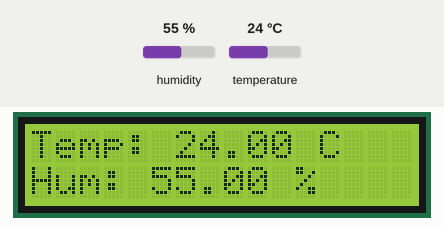
The sketch below on a simulated Arduino Uno, built with avr-gcc and run on an emulated ATmega328P. Parts: 16×2 character LCD. The inputs (shaded band) are chosen by the test bench; at power-on: humidity 55 %, temperature 24 °C. What the sketch prints to the serial monitor is not drawn.

Above: at 1.2 s.
1.3 s: humidity set to 22 %
At 3.6 s:
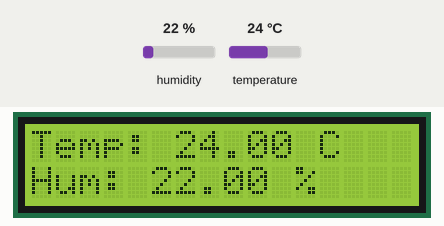
4.0 s: temperature set to 12 °C
At 4.5 s:
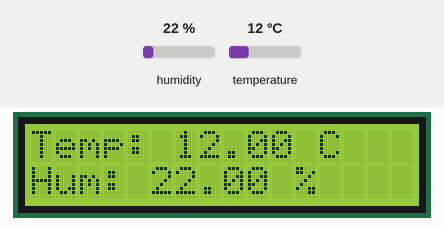
6.7 s: humidity set to 40 %
At 8.8 s:
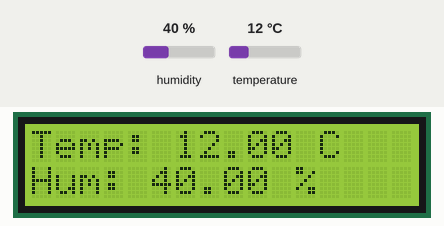
9.8 s: temperature set to 19 °C
At 10.9 s:
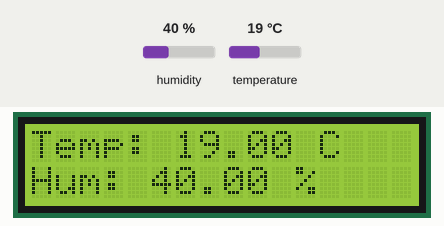
Timing chart, 0 to 12.8 s (numbered marks = the images above; inputs shaded):
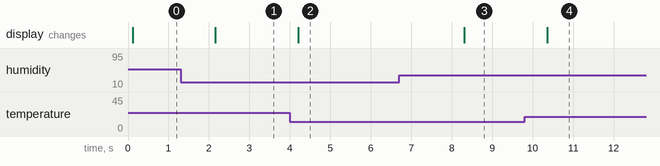

The sketch:

sensor_Temperatura.ino
```cpp
#define DEBUG

#include <DHT.h>;
#include <LiquidCrystal.h>

#define DHTPIN 11
#define DHTTYPE DHT22
DHT dht(DHTPIN, DHTTYPE);
LiquidCrystal lcd(7, 6, 5, 4, 3, 2);

float hum;
float temp;

void setup() {

    #ifdef DEBUG
    Serial.begin(9600);
    #endif

    dht.begin();
    lcd.begin(16, 2);
}

void loop() {

    temp = dht.readTemperature();
    hum = dht.readHumidity();

    String msg = "------------------------------\n";
    msg.concat("Temperatura: ");
    msg.concat(temp);
    msg.concat(" ºC\n");
    msg.concat("Humedad: ");
    msg.concat(hum);
    msg.concat(" %\n");
    msg.concat("------------------------------");
    Serial.println(msg);

    String lineOne = "Temp: ";
    lineOne.concat(temp);
    lineOne.concat(" C");

    String lineTwo = "Hum: ";
    lineTwo.concat(hum);
    lineTwo.concat(" %");

    lcd.setCursor(0, 0);
    lcd.print(lineOne);
    lcd.setCursor(0, 1);
    lcd.print(lineTwo);

    delay(2000);
}
```

Measured:
- after the input at 1.3 s, the display: changes after 0.86 s (image 1)
- after the input at 4.0 s, the display: changes after 0.21 s (image 2)
- after the input at 6.7 s, the display: changes after 1.6 s (image 3)
- after the input at 9.8 s, the display: changes after 0.56 s (image 4)
